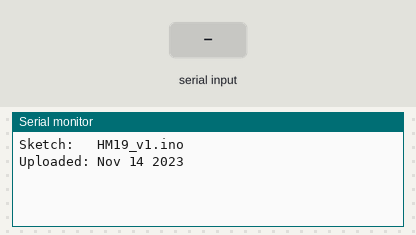
Simulated run of this sketch. Board: Arduino Uno, built with avr-gcc and run on an emulated ATmega328P. Parts: the last lines printed to the serial monitor. Inputs (shaded band) come from the test bench.

Above: at 1.2 s.
1.3 s: "1\n" received over the second serial link
At 1.8 s:
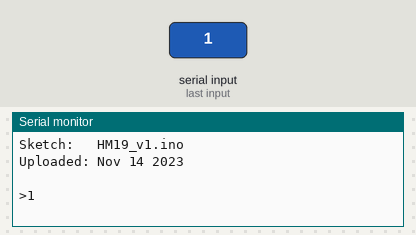
2.8 s: "0\n" received over the second serial link
At 4.1 s:
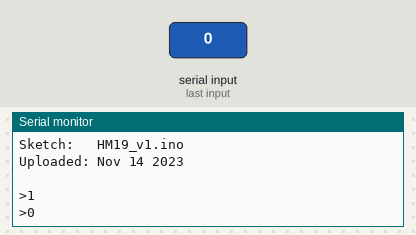

The sketch:

HM19_v1.ino
```cpp
#include <SoftwareSerial.h>

SoftwareSerial BTSerial(2, 3); //RX, TX
char c = ' ';
boolean NL = true;

void setup()
{
  Serial.begin(9600);
  Serial.print("Sketch:   ");   Serial.println(__FILE__);
  Serial.print("Uploaded: ");   Serial.println(__DATE__);
  Serial.println(" ");

  BTSerial.begin(9600);
}

void loop() {
  if (BTSerial.available()) {
    c = BTSerial.read();

    // Echo the user input to the main window. The ">" character indicates the user entered text.
    if (NL) {
      Serial.print(">");
      NL = false;
    }
    Serial.write(c);
    if (c == 10) {
      NL = true;
    }
  }

  if (Serial.available()) {
    c = Serial.read();
    BTSerial.write(c);
  }
}
```

Measured:
- after the input at 1.3 s, the serial monitor: prints a new line at once (image 1)
- after the input at 2.8 s, the serial monitor: prints a new line at once (image 2)
